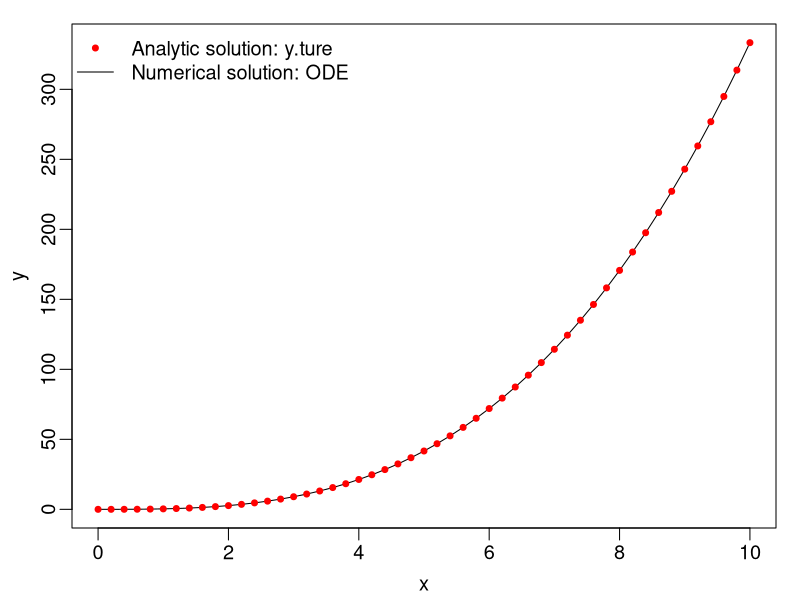
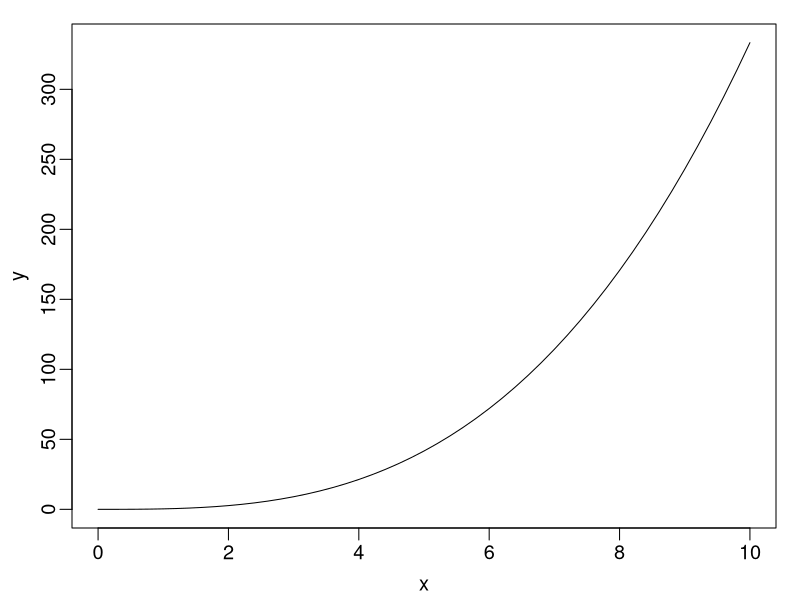
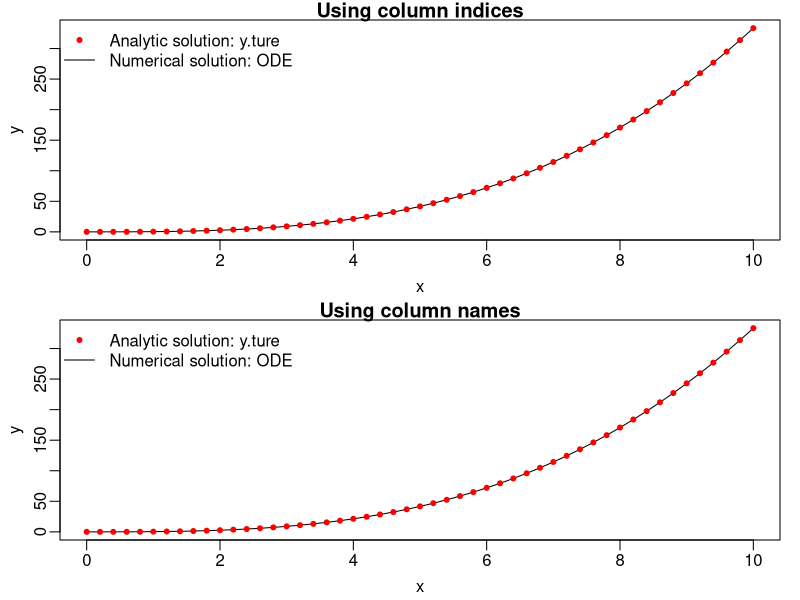
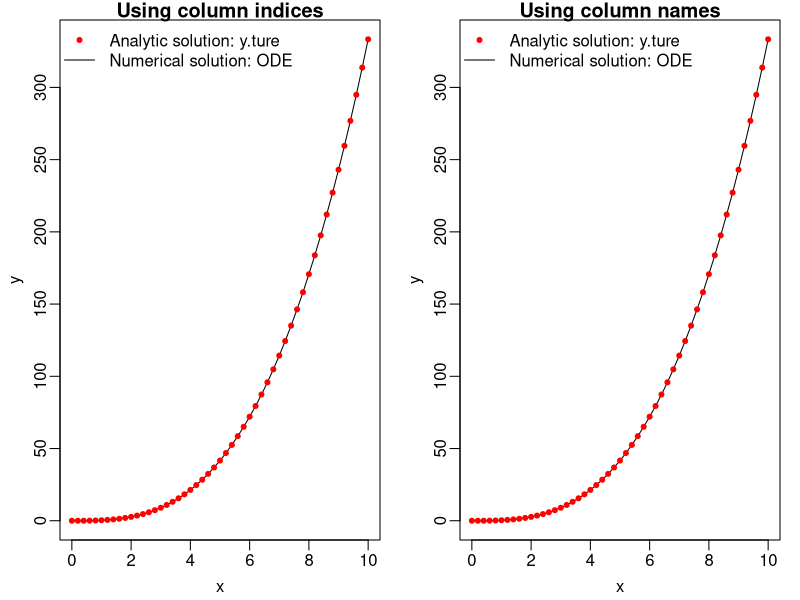
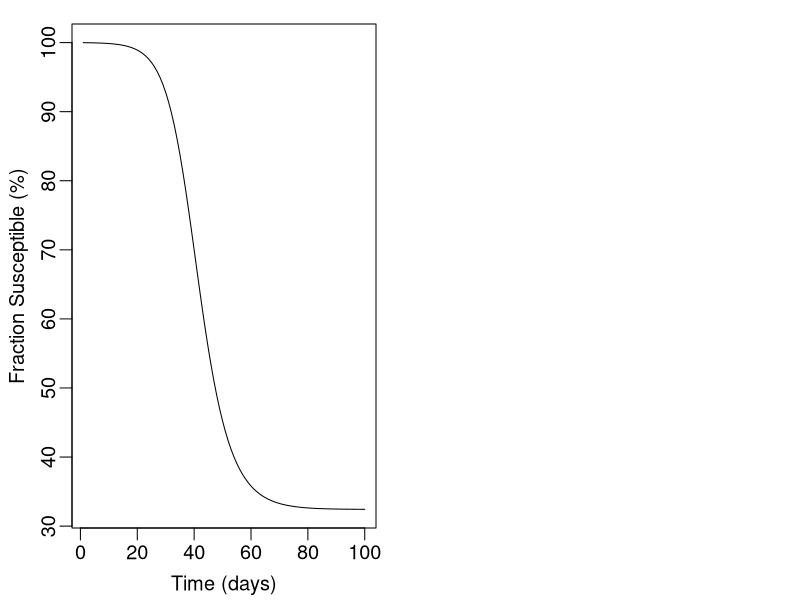
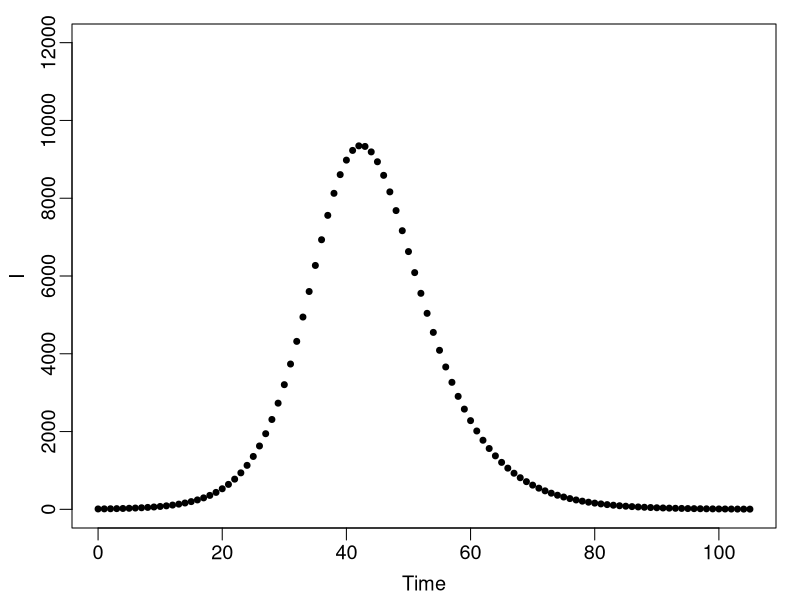
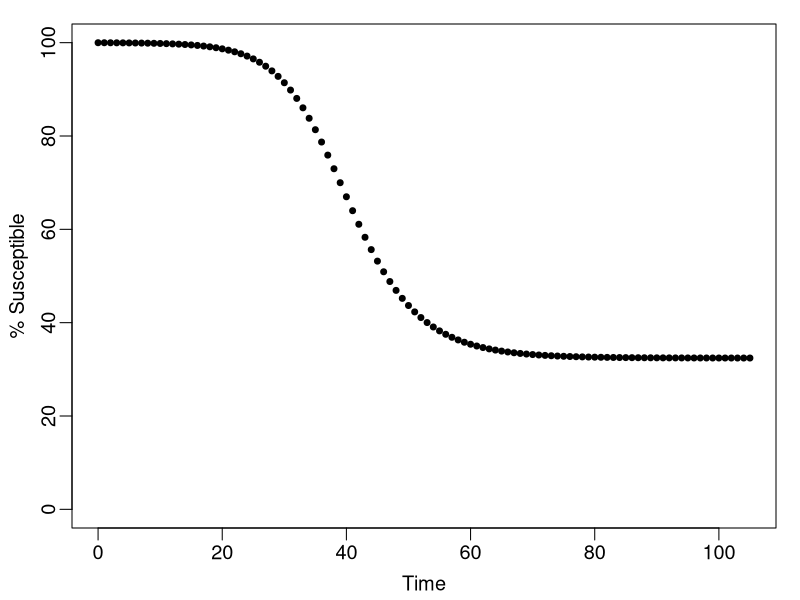

The R source for these figures, in order:
## Lab 2: SIR MODEL
## SCRIPT TO TEST THE SIR MODEL

#############################################################################
## !!! NOTE: Please focus on the questions in the lab slides (i.e. pdf file)  
##              -those are the core questions you need to answer. 
## Any additional questions in this R script are meant as guidelines.
#############################################################################

## if you haven't had it installed yet, type in the following first:
## install.packages('deSolve')
library(deSolve)

## PRE-LAB: TRY THE ODE SOLVER
## SIMPLE ODE: dy/dx=x^2

# Step 1: code the ODE model (or function here)
myfunc=function(x,y,parms){
  dy=x^2
  list(dy)
}

# Step 2: specify initial conditions/parameters
xs=seq(0,10,by=.2)  # the 'time' step to integrate upon
state=c(y=0); 

# Step 3: call the ode function to generate the simulation
out=ode(y=state,times=xs,func=myfunc,parms=NULL)

# the analytic solution for this problem (i.e. true solution here)
y.true=1/3*xs^3

# Step 4: Check model outputs

View(out)  # to see the whole output - the out data frame here

# Print column names using the colnames function, so you can refer to them by name
colnames(out)

# Print part of the model output to see data structure
head(out, 3)  # this prints the first 3 lines of the model output
tail(out, 6) # this prints the last 6 lines of the model output


# to get the first column of the output
out[,1]  # use column indexing 
out[,'time']  # use the column name



# Similarly to get the 2nd column of the output
out[,2]  # use column indexing 
out[,'y']  # use the column name


# Now try checking the rows
# e.g., print 3rd row of the output
out[3,]

# Now try specific row & column
out[3, 2]
out[3, 'time']
out[3, 'y']
out[out[,'time']==3, ] # get a specific value
out[out[,'time'] >=3 & out[,'time'] < 4, ] 
out[out[,'y'] > 10 & out[,'y'] < 11, ]  # get value within a specific range

## Now plot to check if the ode is working
par(mar=c(3,3,1,1),mgp=c(1.8,.5,0),cex=1.2)
plot(x = out[,1], y = out[,2],xlab='x',ylab='y',type='l')
points(x = xs, y = y.true,col='red',pch=20)
legend('topleft',legend=c('Analytic solution: y.ture','Numerical solution: ODE'),
       col=c('red','black'),lty=c(NA,1),pch=c(20,NA),bty='n')


# alternatively 
plot(x = out[,'time'], y = out[,'y'], xlab='x',ylab='y',type='l')


# Put the two plots side by side for comparison
par(mar=c(3,3,1,1),mgp=c(1.8,.5,0),cex=1.2,
    mfrow = c(2,1)) # allow 2 rows in the plot
plot(x = out[,1], y = out[,2],xlab='x',ylab='y',type='l', 
     main = "Using column indices")  # add title
points(x = xs, y = y.true,col='red',pch=20)
legend('topleft',legend=c('Analytic solution: y.ture','Numerical solution: ODE'),
       col=c('red','black'),lty=c(NA,1),pch=c(20,NA),bty='n')
# row 2 using alternative method
plot(x = out[,'time'], y = out[,'y'],xlab='x',ylab='y',type='l', 
     main = "Using column names")  # add title
points(x = xs, y = y.true,col='red',pch=20)
legend('topleft',legend=c('Analytic solution: y.ture','Numerical solution: ODE'),
       col=c('red','black'),lty=c(NA,1),pch=c(20,NA),bty='n')


par(mar=c(3,3,1,1),mgp=c(1.8,.5,0),cex=1.2,
    mfrow = c(1,2)) # allow 2 columns in the plot
plot(x = out[,1], y = out[,2],xlab='x',ylab='y',type='l', 
     main = "Using column indices")  # add title
points(x = xs, y = y.true,col='red',pch=20)
legend('topleft',legend=c('Analytic solution: y.ture','Numerical solution: ODE'),
       col=c('red','black'),lty=c(NA,1),pch=c(20,NA),bty='n')
# row 2 using alternative method
plot(x = out[,'time'], y = out[,'y'],xlab='x',ylab='y',type='l', 
     main = "Using column names")  # add title
points(x = xs, y = y.true,col='red',pch=20)
legend('topleft',legend=c('Analytic solution: y.ture','Numerical solution: ODE'),
       col=c('red','black'),lty=c(NA,1),pch=c(20,NA),bty='n')




################################################################################
## SIMULAITON USING THE SIR MODEL
################################################################################
# Step 1: code the SIR model (or function here)
SIR=function(t,state,parameters){
  with(as.list(c(state,parameters)),{
    # rate of change
    dS = -beta*S*I/N;
    dI= beta*S*I/N - gamma*I;
    
    # Optional: also compute the cumulative number of infection
    dcumI = beta*S*I/N
    
    # return the rate of change
    list(c(dS, dI, dcumI))
  }) # end with(as.list...)
}

# Step 2: specify initial conditions/parameters
N=1e5; # population size
I0=10; # initial No. of Infectious people
S0=N-I0;  # initial No. of Susceptible people
state=c(S=S0, I=I0, cumI = I0);  # store the inital conditions I & S together 
parameters=c(beta=.5,gamma=.3);  # store the model parameters, unit: per day

times=seq(1,100,by=1);  # set simulation time steps: 1 to 100 days here

# Step 3: call the ode function to generate the simulation
sim=ode(y=state,times=times,func=SIR,parms=parameters);


# Step 4: check model outputs
View(sim)  # to see what's in the model output 'sim'

# Print part of the model simput to see data structure
head(sim, 3)  # this prints the first 3 lines of the model output
tail(sim, 1) # this prints the last line of the model output

# Print column names using the colnames function, so you can refer to them by name
colnames(sim)

# to get the column for simulation: 
sim[,1]  # use column indexing 
sim[,'time']  # use the column name

# get output on specific day using column name
sim[sim[,'time']==10, ]

# CODE IT YOURSELF - now get the column for simulated number of Susceptibles
# CODE IT YOURSELF - now get the column for simulated number of Infectious:



# Visualize model outputs:
# plot S over time
# plot I over time
# plot to compare S and I in one graph
# plot to compare S and cumI - think about the trend and why






# [Q1] CODE IT YOURSELF - what is the number of susceptibles on Day 50? 


# [Q1] CODE IT YOURSELF - what is the number of susceptibles at the end of the simulation? 


# [Q2] CODE IT YOURSELF - what is the number of Infectious on Day 50? 


# [Q2] CODE IT YOURSELF - what is the number of Infectious at the end of the simulation? 


# [LQ3] Based on the simulation, how many people have been infected by Day 50? 
# [LQ3]   How many people have been infected by the end of simulation? 
  

# [Q4] CODE IT YOURSELF - Plot model simulated number of Susceptibles for each day during the simulation period



# [Q4] CODE IT YOURSELF - Plot model simulated number of Infectious for each day over time during the simulation period


################################################################################
## PROCESSING AND VISULIZING THE MODEL OUTPUTS
################################################################################

# Output Processing 1: 
# Convert numbers to fractions relative to the population size - for easier comparison across populations of different sizes
s=sim[,'S']/N * 100  # %S
i=sim[,'I']/N * 100 # %I
cumi = sim[, 'cumI']/N * 100 # %cumulative infections


# Plot fraction susceptible over time
par(mar=c(3,3,1,1),mgp=c(1.8,.5,0),cex=1.2)
# show as percentage: 
plot(x = times, y = s, xlab='Time (days)',ylab='Fraction Susceptible (%)',type='l')

# CODE IT YOURSELF:

# [LQ5] Based on the simulation, What is the population susceptibility (i.e. %S) at the end of simulation? What percentage of the population are infectious at the end of simulation?  What percentage of the population have been infected by the end of simulation?


# [LQ6] Plot the outputs %I and %S for each day during the simulated time period.



# Output Processing 2: 
# Convert the daily outputs to weekly outputs
numWk = ceiling(length(times) / 7); 
tmstep=7; # weekly 
out.weekly = matrix(0, # place holder for the actual numbers
                    numWk, # number of rows is the number of weeks
                    ncol(sim)) # number of columns is the same as the simulation output ('sim')
# set column names, so it would be more readable & easier to access to the results
colnames(out.weekly) = c('Week', 'Number of Susceptibles', 'Number of Infectious', 'Number of New Infections') 
out.weekly[,'Week'] = 0: (numWk - 1)  # Week column is just the number of week
# Get the number of Susceptibles for 4th day of each week (i.e. middle of the week) - this is sort of a snapshot of the epidemic
out.weekly[,'Number of Susceptibles'] = c(S0, # use the initial susceptibility for the 1st entry
                                          sim[seq(4, length.out = numWk - 1, by  = tmstep),  # indices of the first day of each week
                                            'S']) 

# Get the number of Infectious for 4th day of each week (i.e. middle of the week) - this is the prevalence
out.weekly[,'Number of Infectious'] = c(I0, # use the initial susceptibility for the 1st entry
                                        sim[seq(4, length.out = numWk - 1, by  = tmstep),  # indices of the first day of each week
                                            'I']) 

# Get the Number of New Infections - these are cumulative numbers so need to get the increment (i.e., new infection) for each week
out.weekly[,'Number of New Infections'] = c(0, # add a 0 for the start of the 1st week
                                            (sim[seq(tmstep+1, length.out = numWk - 1, by  = tmstep), 'cumI'] - # cumulative infections on the start of week 2, 3, ... 
                                            sim[seq(1, length.out = numWk - 1, by  = tmstep), 'cumI']) # cumulative infections on the start of week 1, 2, ...
                                            )  

# CODE IT YOURSELF -
# [Q7] How many people are infected on Week 7? (0.5pt)

# [Q8] Plot number of Susceptibles mid-week over time (0.5pt)

# [Q9] Plot number of Infectious mid-week over time (0.5pt)

# [Q10] Plot number of New Infections each week over time (0.5pt)














################################################################################
## CODE FOR THE DEMO: 
## YOU CAN USE THE FOLLOWING CODE TO SEE THE CHANGES IN S AND I STEP BY STEP
################################################################################
## CHANGE IN NUMBER OF INFECTIOUS
numWk=15; tmstep=7; # weekly increase
wklyS=wklyI=rep(0,numWk+1);
wklyS[1]=S0; wklyI[1]=I0;
wk=1; # first week
times=seq(tmstep*(wk-1),tmstep*wk,by=1);
state=c(S=wklyS[wk],I=wklyI[wk], cumI=wklyI[wk])
sim=ode(y=state,times=times,func=SIR,parms=parameters);
wklyS[wk+1]=tail(sim[,'S'],1); # save new state
wklyI[wk+1]=tail(sim[,'I'],1);

par(mfrow = c(1,1), mar=c(3,3,1,1),mgp=c(1.8,.5,0),cex=1.2)
plot(sim[,'time'],sim[,'I'],ylim=c(0,N*.12),xlim=c(0,tmstep*numWk),
     ylab='I',xlab='Time', pch=20)
for (wk in 2:numWk){
  times=seq(tmstep*(wk-1),tmstep*wk,by=1);
  state=c(S=wklyS[wk],I=wklyI[wk], cumI=wklyI[wk])
  sim=ode(y=state,times=times,func=SIR,parms=parameters);
  wklyS[wk+1]=tail(sim[,'S'],1); # save new state
  wklyI[wk+1]=tail(sim[,'I'],1);
  points(tail(sim[,'time'],tmstep),tail(sim[,'I'],tmstep),pch=20)
  readline("Press Run to continue")  ## PRESS RUN TO PROCEED
}

## CHANGE IN THE NUMBER OF SUSCEPTIBLES
wklyS=wklyI=rep(0,numWk+1);
wklyS[1]=S0; wklyI[1]=I0;
wk=1; # first week
times=seq(tmstep*(wk-1),tmstep*wk,by=1);
state=c(S=wklyS[wk],I=wklyI[wk], cumI=wklyI[wk])
sim=ode(y=state,times=times,func=SIR,parms=parameters);
wklyS[wk+1]=tail(sim[,'S'],1); # save new state
wklyI[wk+1]=tail(sim[,'I'],1);
par(mfrow = c(1,1), mar=c(3,3,1,1),mgp=c(1.8,.5,0),cex=1.2)
plot(sim[,'time'],sim[,'S']/N*100,ylim=c(0,100),xlim=c(0,tmstep*numWk),
     ylab='% Susceptible',xlab='Time', pch=20)
for (wk in 2:numWk){
  times=seq(tmstep*(wk-1),tmstep*wk,by=1);
  state=c(S=wklyS[wk],I=wklyI[wk], cumI=wklyI[wk])
  sim=ode(y=state,times=times,func=SIR,parms=parameters);
  wklyS[wk+1]=tail(sim[,'S'],1); # save new state
  wklyI[wk+1]=tail(sim[,'I'],1);
  points(tail(sim[,'time'],tmstep),tail(sim[,'S']/N,tmstep)*100,pch=20)
  readline("Press Run to continue") ## PRESS RUN TO PROCEED
}
